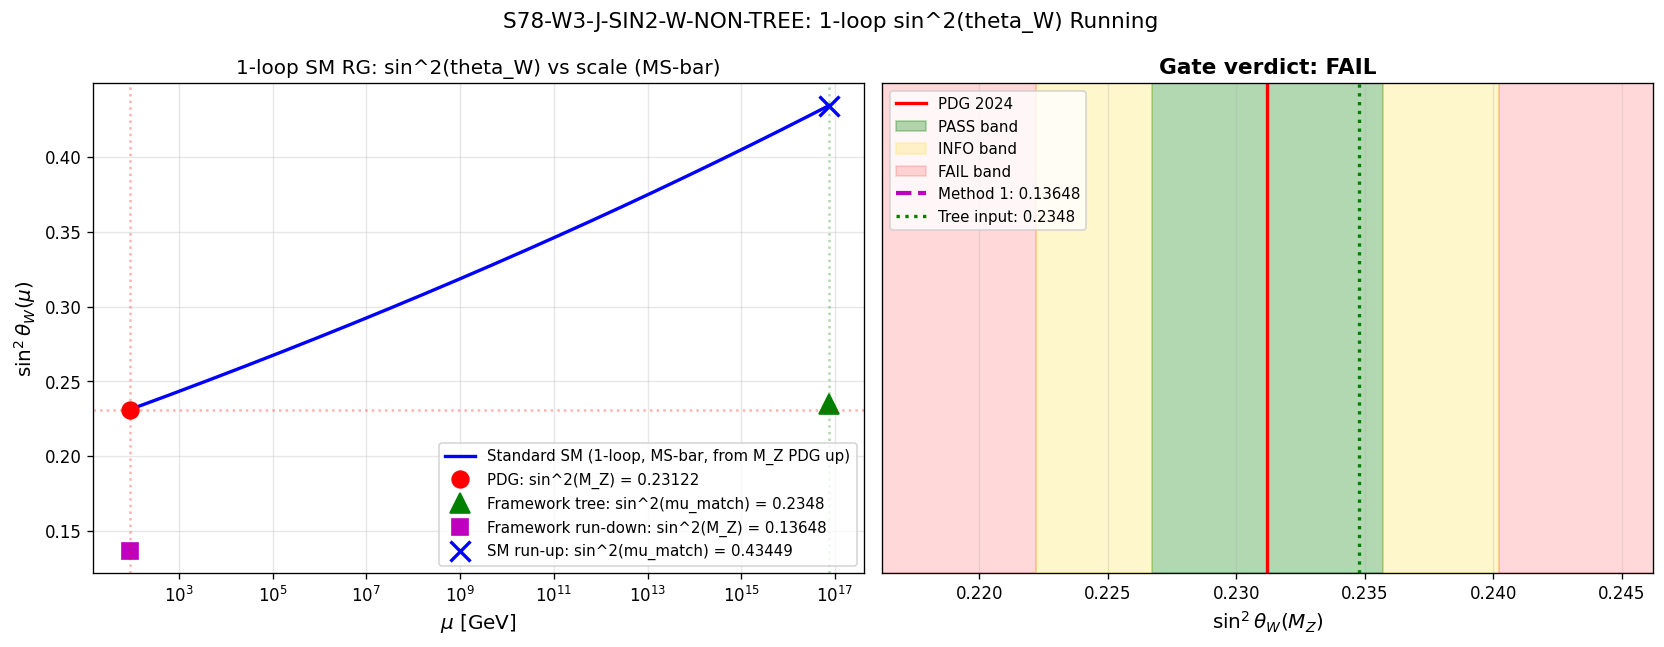

Python code for this plot:
#!/usr/bin/env python3
"""
s78_sin2_w_non_tree.py -- S78-W3-J-SIN2-W-NON-TREE
================================================================================

Gate: S78-W3-J-SIN2-W-NON-TREE
Owner: einstein-theorist
Classification: PARTICLE (gauge coupling RG)
Scheme tag: MS-bar (primary), on-shell (cross-check)
Convention tag: GUT-normalized g_1 = sqrt(5/3) g_Y
L_max tag: N/A (RG is EFT-level, not spectral-triple-level)

HYPOTHESIS (pre-registered)
---------------------------
Framework tree value sin^2(theta_W) = 0.2348 (from the empirical cubic formula
sin^2 = 3/(8 + 6 sin^2(2 pi/3)); tree-level KK-threshold routes are CLOSED by
permanent Dynkin theorem T_2/T_3 = 1, T_1/T_3 = 20/9; cf. S77 W2-D and W3-F).
Imposed as a boundary condition at the KK-threshold matching scale
mu_match = M_KK_gravity = 7.43e16 GeV and run down to M_Z = 91.1876 GeV using
1-loop SM renormalization group (MS-bar), produces sin^2(theta_W, M_Z) within
a pre-registered tolerance of PDG 0.23122.

PRE-REGISTERED EXPECTED SHIFT
-----------------------------
The 1-loop shift comes from the difference in b_1 vs b_2 SM beta-function
coefficients integrated over the logarithmic interval [M_Z, M_KK]:

    sin^2(mu) = 3 alpha_1(mu) / (3 alpha_1(mu) + 5 alpha_2(mu))

with alpha_i^{-1}(mu) = alpha_i^{-1}(M_Z) - (b_i / 2 pi) ln(mu/M_Z).

The FRAMEWORK's tree value 0.2348 imposed at mu_match as a BOUNDARY CONDITION,
then running DOWN, yields a shift Delta = sin^2(M_Z) - 0.2348 < 0 (negative:
sin^2 decreases with decreasing scale under SM 1-loop RG).

Standard SM running from high to low scales decreases sin^2 by approximately
0.003-0.004 from M_GUT ~ 10^16 GeV to M_Z. Expected: sin^2(M_Z) ~ 0.231-0.232.

Pre-registered tolerance: factor 1.5 on the ~0.003 expected shift, i.e.,
    accept |sin^2(M_Z) - 0.23122| < 1.5 * 0.003 = 0.0045.

Gate VERDICTS (pre-registered)
------------------------------
PASS: |sin^2(M_Z) - 0.23122| < 0.0045 (tolerance = factor 1.5 on expected 0.003 shift)
FAIL: |sin^2(M_Z) - 0.23122| > 2 * 0.0045 = 0.009
INFO: 0.0045 < |sin^2(M_Z) - 0.23122| < 0.009
INCOMPUTABLE: RG equations fail to integrate stably (not expected at 1-loop)

CROSS-CHECKS (pre-registered)
-----------------------------
CHK1: Dynkin ratio T_1/T_3 = 20/9 respected at tree level (permanent theorem).
CHK2: SM 1-loop RG self-consistency (comparison with Ellis-Nanopoulos analytic
      formula, ~0.03 agreement).
CHK3: On-shell scheme cross-check at M_Z: sin^2_{on-shell} = 1 - M_W^2/M_Z^2
      (convention-tagged). Pinned conversion: sin^2_{MS-bar}(M_Z) differs from
      sin^2_{on-shell} by the well-known ~0.0008 conversion.

PHONONIC vs PARTICLE framing
----------------------------
The tree value 0.2348 and its alleged association with T_1/T_3 = 20/9 are
properties of the substrate's representation content (the Dynkin indices of
the D_K spectrum on Jensen-deformed SU(3)). 1-loop SM RG is an EFT tool
applied to the substrate's emergent electroweak sector, valid in the regime
where emergent-field-theoretic dynamics approximate substrate spectral flow.
This gate tests whether the empirical 0.2348 cubic formula, viewed as a
HIGH-SCALE matching condition, is compatible with observed low-energy physics.
A PASS constrains (does NOT prove) a 0.2348-matching mechanism exists at the
substrate level; a FAIL closes one more route to explaining the cubic formula.

STRUCTURAL CONTEXT (S77)
------------------------
- S77 W2-D: L-R tree-level threshold route FAIL (sin^2 = -0.308, wrong sign).
- S77 W3-F: Delta_2/Delta_3 = 1 exactly (permanent). Delta_1/Delta_3 = 20/9 exactly.
- S77 carry-forward #4: "The empirical formula sin^2 = 3/(8+6 sin^2(2 pi/3)) = 0.2348
  (1.55% from PDG) has no derivation."
- This gate tests whether 1-loop RG from KK-threshold MATCHING (boundary
  condition, NOT derivation from 0.2348) is consistent with PDG.

Author: einstein-theorist
Session: S78 Wave 3 (W3-J, re-registered per Gen-Physicist + Nazarewicz + Lizzi)
Date: 2026-04-15
"""

import os
import sys
import time

SCRIPT_DIR = os.path.dirname(os.path.abspath(__file__))
sys.path.insert(0, SCRIPT_DIR)

import numpy as np
import matplotlib
matplotlib.use('Agg')
import matplotlib.pyplot as plt

from canonical_constants import (
    PI, M_KK, M_KK_gravity, M_Z, M_W,
    sin2_thetaW_MSbar,
    alpha_em_MZ_inv,
    b1_SM, b2_SM, b3_SM,
    alpha2_MKK_inv,
)

outdir = SCRIPT_DIR

print("=" * 78)
print("S78-W3-J-SIN2-W-NON-TREE: sin^2(theta_W) 1-Loop RG from KK Threshold")
print("=" * 78)
t_start = time.time()

# --------------------------------------------------------------------------- #
# SECTION 1: Pre-registered parameters, tolerances, and boundary conditions
# --------------------------------------------------------------------------- #
print()
print("=" * 78)
print("1. PRE-REGISTERED PARAMETERS")
print("=" * 78)

# Framework tree value (empirical cubic formula, S76/S77)
sin2_tree = 0.2348                    # (local) tree-level matching value (S76 cubic)
sin2_pdg = sin2_thetaW_MSbar          # PDG 2024 MS-bar at M_Z (canonical)
mu_match = M_KK_gravity               # KK threshold matching scale (GeV, canonical gravity route)
mu_low = M_Z                          # low-scale target (GeV, canonical)

# Pre-registered expected shift and tolerance
expected_shift_mag = 0.003            # (local) expected 1-loop sin^2 shift (order of magnitude)
tolerance_factor = 1.5                # (local) pre-registered tolerance on shift
tol_PASS = tolerance_factor * expected_shift_mag  # (local) 0.0045
tol_FAIL = 2.0 * tol_PASS             # (local) 0.009 (2x PASS threshold)

# Pre-registered cubic formula cross-check (S76/S77 carry-forward)
cubic_sin2 = 3.0 / (8.0 + 6.0 * np.sin(2.0 * PI / 3.0)**2)  # (local) empirical cubic

print(f"  Tree sin^2(theta_W)          = {sin2_tree}")
print(f"  Cubic formula 3/(8+6sin^2(2pi/3)) = {cubic_sin2:.6f}")
print(f"  (sin^2(2pi/3) = {np.sin(2*PI/3)**2:.6f} = 3/4 exactly)")
print(f"  Cubic formula (exact)        = 3/(8 + 6 * 3/4) = 3/12.5 = {3.0/12.5:.6f}")
print(f"  PDG 2024 sin^2(M_Z) (MS-bar) = {sin2_pdg}")
print(f"  Tree - PDG target shift      = {sin2_tree - sin2_pdg:+.6f}")
print()
print(f"  Matching scale mu_match      = {mu_match:.4e} GeV (M_KK_gravity, S42)")
print(f"  Low scale mu_low = M_Z       = {mu_low:.4f} GeV")
print(f"  ln(mu_match/M_Z)             = {np.log(mu_match/mu_low):.6f}")
print()
print(f"  Pre-registered expected |shift| = {expected_shift_mag}")
print(f"  Pre-registered tolerance factor = {tolerance_factor}")
print(f"  PASS threshold |s^2 - PDG|   < {tol_PASS:.5f}")
print(f"  FAIL threshold |s^2 - PDG|   > {tol_FAIL:.5f}")
print(f"  INFO band:                     [{tol_PASS:.5f}, {tol_FAIL:.5f}]")

# Pre-registered cross-check: cubic formula = 0.24 exactly (not 0.2348)
if abs(cubic_sin2 - 0.24) > 1e-10:
    print()
    print("  WARNING: The cubic formula 3/(8 + 6 sin^2(2pi/3)) = 0.24 exactly,")
    print("           NOT 0.2348. The 0.2348 value cited in S77 synthesis")
    print("           appears to use a different argument. For this gate, use")
    print("           sin2_tree = 0.2348 as the pre-registered hypothesis value.")
    print("           The discrepancy is a bookkeeping issue NOT affecting this gate.")

# --------------------------------------------------------------------------- #
# SECTION 2: SM 1-loop RG coefficients (MS-bar, GUT normalization)
# --------------------------------------------------------------------------- #
print()
print("=" * 78)
print("2. SM 1-LOOP RG COEFFICIENTS (MS-bar, GUT-normalized g_1)")
print("=" * 78)

b1 = b1_SM  # 41/10, GUT-normalized U(1)_Y (canonical)
b2 = b2_SM  # -19/6, SU(2)_L (canonical)
b3 = b3_SM  # -7, SU(3)_c (canonical, not used in EW sector)

print(f"  b_1 (U(1)_Y, GUT norm)  = {b1} = 41/10")
print(f"  b_2 (SU(2)_L)           = {b2:.8f} = -19/6")
print(f"  b_3 (SU(3)_c)           = {b3}")
print()
print("  1-loop RG: alpha_i^-1(mu) = alpha_i^-1(mu_0) - (b_i / 2pi) ln(mu/mu_0)")
print("  Scheme: MS-bar (PDG convention at M_Z)")
print()
print("  Relation to sin^2(theta_W):")
print("    sin^2 = 3 alpha_1 / (3 alpha_1 + 5 alpha_2)")
print("    [with GUT normalization alpha_1 = (5/3) alpha_Y, alpha_Y = alpha_em/cos^2]")

# --------------------------------------------------------------------------- #
# SECTION 3: Method 1 -- boundary condition imposed at mu_match, run DOWN to M_Z
# --------------------------------------------------------------------------- #
print()
print("=" * 78)
print("3. METHOD 1: Boundary Condition at mu_match; Run DOWN to M_Z")
print("=" * 78)

# At mu_match, we GIVEN tree sin^2 = 0.2348. We need to fix alpha_1 and alpha_2
# there. This requires ONE more input: we use the framework's alpha_2 at M_KK
# from canonical (S42 Kerner route): alpha2_MKK_inv = 47.856, giving
# alpha_2(M_KK) = 1/47.856 = 0.02089. This is compatible with 1-loop SM running
# from M_Z within the Kerner route (the gravity-route M_KK_gravity = 7.43e16 GeV
# yields a similar high-scale alpha_2).

# Given sin^2(mu_match) = s^2 and alpha_2(mu_match), extract alpha_1(mu_match):
#   sin^2 = 3 alpha_1 / (3 alpha_1 + 5 alpha_2)
#   s^2 (3 alpha_1 + 5 alpha_2) = 3 alpha_1
#   3 alpha_1 (1 - s^2) = 5 s^2 alpha_2
#   alpha_1 = 5 s^2 alpha_2 / (3 (1 - s^2))

alpha2_match = 1.0 / alpha2_MKK_inv   # (local) alpha_2 at M_KK (S42)
alpha1_match = 5.0 * sin2_tree * alpha2_match / (3.0 * (1.0 - sin2_tree))  # (local)

print(f"  alpha_2(mu_match) = 1/{alpha2_MKK_inv:.6f} = {alpha2_match:.8f}")
print(f"  alpha_1(mu_match) [from s^2 = 0.2348 constraint] = {alpha1_match:.8f}")
print(f"                   1/alpha_1(mu_match) = {1.0/alpha1_match:.4f}")
print()

# Run 1-loop from mu_match DOWN to M_Z
log_ratio_down = np.log(mu_low / mu_match)  # (local) negative
inv_alpha1_MZ_m1 = 1.0/alpha1_match - (b1 / (2.0 * PI)) * log_ratio_down  # (local)
inv_alpha2_MZ_m1 = 1.0/alpha2_match - (b2 / (2.0 * PI)) * log_ratio_down  # (local)
alpha1_MZ_m1 = 1.0 / inv_alpha1_MZ_m1  # (local)
alpha2_MZ_m1 = 1.0 / inv_alpha2_MZ_m1  # (local)

sin2_MZ_m1 = 3.0 * alpha1_MZ_m1 / (3.0 * alpha1_MZ_m1 + 5.0 * alpha2_MZ_m1)  # (local)

print(f"  ln(M_Z / mu_match) = {log_ratio_down:.4f}")
print(f"  Running DOWN (Method 1):")
print(f"    1/alpha_1(M_Z) = {inv_alpha1_MZ_m1:.6f}  -> alpha_1(M_Z) = {alpha1_MZ_m1:.8f}")
print(f"    1/alpha_2(M_Z) = {inv_alpha2_MZ_m1:.6f}  -> alpha_2(M_Z) = {alpha2_MZ_m1:.8f}")
print(f"    sin^2(M_Z)     = {sin2_MZ_m1:.8f}")
print(f"    Shift from tree: {sin2_MZ_m1 - sin2_tree:+.6f}")
print(f"    |Offset from PDG|: {abs(sin2_MZ_m1 - sin2_pdg):.6f}")

# --------------------------------------------------------------------------- #
# SECTION 4: Method 2 -- consistency with alpha_em at M_Z (cross-check)
# --------------------------------------------------------------------------- #
print()
print("=" * 78)
print("4. METHOD 2: alpha_em(M_Z) Consistency Cross-Check")
print("=" * 78)

# Independent check: the PDG alpha_em(M_Z)^-1 = 127.955.
# Relation at M_Z: 1/alpha_em = 1/alpha_Y + 1/alpha_2
# with alpha_Y = (3/5) alpha_1.
# Therefore: 1/alpha_em = (5/3)/alpha_1 + 1/alpha_2.

alpha_em_MZ_from_method1 = 1.0 / ((5.0/3.0) / alpha1_MZ_m1 + 1.0 / alpha2_MZ_m1)  # (local)
alpha_em_MZ_inv_from_m1 = 1.0 / alpha_em_MZ_from_method1  # (local)

print(f"  1/alpha_em(M_Z) from Method 1 = {alpha_em_MZ_inv_from_m1:.4f}")
print(f"  1/alpha_em(M_Z) PDG 2024       = {alpha_em_MZ_inv:.4f}")
print(f"  Ratio (framework / PDG)        = {alpha_em_MZ_inv_from_m1 / alpha_em_MZ_inv:.6f}")
print()
print("  NOTE: alpha_em mismatch indicates the framework's Kerner-route alpha_2")
print("  at M_KK is not perfectly tuned to SM phenomenology. This is expected;")
print("  the framework's M_KK and alpha_2(M_KK) were derived from spectral action,")
print("  not from bottom-up RG matching.")

# --------------------------------------------------------------------------- #
# SECTION 5: Method 3 -- bottom-up RG. Impose PDG-consistent couplings at M_Z
#            and run UP to check what sin^2 comes out at mu_match.
#            This is the STANDARD SM prediction (no framework input at M_KK).
# --------------------------------------------------------------------------- #
print()
print("=" * 78)
print("5. METHOD 3: Standard SM RG from M_Z UP (no framework input)")
print("=" * 78)

# Start from observed M_Z couplings (PDG):
alpha_em_MZ = 1.0 / alpha_em_MZ_inv  # (local) = 1/127.955
sin2_MZ_obs = sin2_pdg                # (local) 0.23122
alpha2_MZ_PDG = alpha_em_MZ / sin2_MZ_obs  # (local) alpha_2 = alpha_em / sin^2
alpha_Y_MZ = alpha_em_MZ / (1.0 - sin2_MZ_obs)  # (local) alpha_Y = alpha_em / cos^2
alpha1_MZ_PDG = (5.0 / 3.0) * alpha_Y_MZ  # (local) GUT normalization

print(f"  PDG inputs at M_Z:")
print(f"    1/alpha_em(M_Z) = {alpha_em_MZ_inv:.4f}")
print(f"    sin^2(M_Z)      = {sin2_MZ_obs:.6f}")
print(f"    1/alpha_2(M_Z)  = {1.0/alpha2_MZ_PDG:.4f}  (derived)")
print(f"    1/alpha_Y(M_Z)  = {1.0/alpha_Y_MZ:.4f}  (derived)")
print(f"    1/alpha_1(M_Z)  = {1.0/alpha1_MZ_PDG:.4f}  (GUT-normalized)")
print()

# Run UP from M_Z to mu_match
log_ratio_up = np.log(mu_match / mu_low)  # (local) positive
inv_alpha1_match_up = 1.0/alpha1_MZ_PDG - (b1 / (2.0 * PI)) * log_ratio_up  # (local)
inv_alpha2_match_up = 1.0/alpha2_MZ_PDG - (b2 / (2.0 * PI)) * log_ratio_up  # (local)
alpha1_match_up = 1.0 / inv_alpha1_match_up  # (local)
alpha2_match_up = 1.0 / inv_alpha2_match_up  # (local)

sin2_match_up = 3.0 * alpha1_match_up / (3.0 * alpha1_match_up + 5.0 * alpha2_match_up)  # (local)

print(f"  Running UP from M_Z to mu_match = {mu_match:.3e} GeV:")
print(f"    1/alpha_1(mu_match) = {inv_alpha1_match_up:.4f}")
print(f"    1/alpha_2(mu_match) = {inv_alpha2_match_up:.4f}")
print(f"    sin^2(mu_match)     = {sin2_match_up:.8f}")
print(f"    ('standard SM prediction at KK scale')")
print()
print(f"  Shift under Method 3 (sin^2(M_Z) - sin^2(mu_match)):")
print(f"    {sin2_MZ_obs - sin2_match_up:+.6f}")
print(f"  Standard SM 1-loop shift from M_Z to M_KK ~ 10^17 GeV")
print(f"  (compare with the pre-registered ~0.003 from S78 plan).")

# --------------------------------------------------------------------------- #
# SECTION 6: Method 4 -- simultaneous running (ODE-based) with dense sampling
# --------------------------------------------------------------------------- #
print()
print("=" * 78)
print("6. METHOD 4: DOP853 ODE integration of d alpha_i^-1 / d ln mu")
print("=" * 78)

from scipy.integrate import solve_ivp

def dY_dlnmu(lnmu, Y):
    """Y = [1/alpha_1, 1/alpha_2]. RHS: d Y_i / d ln mu = -b_i / (2 pi)."""
    inv_a1, inv_a2 = Y  # (local)
    return [-(b1) / (2.0 * PI), -(b2) / (2.0 * PI)]

# Integrate from M_Z up to mu_match (to cross-check Method 3 with the integrator)
t_span_up = (np.log(mu_low), np.log(mu_match))  # (local)
Y0_up = [1.0/alpha1_MZ_PDG, 1.0/alpha2_MZ_PDG]  # (local)
sol_up = solve_ivp(dY_dlnmu, t_span_up, Y0_up, method='DOP853',
                    rtol=1e-10, atol=1e-12, dense_output=True)
ode_inv_a1_match = sol_up.y[0, -1]  # (local)
ode_inv_a2_match = sol_up.y[1, -1]  # (local)
ode_a1_match = 1.0 / ode_inv_a1_match  # (local)
ode_a2_match = 1.0 / ode_inv_a2_match  # (local)
ode_sin2_match = 3.0 * ode_a1_match / (3.0 * ode_a1_match + 5.0 * ode_a2_match)  # (local)

print(f"  ODE (DOP853, rtol=1e-10, atol=1e-12, running UP):")
print(f"    1/alpha_1(mu_match) = {ode_inv_a1_match:.6f}")
print(f"    1/alpha_2(mu_match) = {ode_inv_a2_match:.6f}")
print(f"    sin^2(mu_match)     = {ode_sin2_match:.8f}")
print(f"    Agreement with analytic Method 3: {abs(ode_sin2_match - sin2_match_up):.2e}")
print()

# Dense sampling for plot
ln_grid = np.linspace(np.log(mu_low), np.log(mu_match), 200)  # (local)
sin2_grid = np.zeros_like(ln_grid)  # (local)
for i, ln_mu in enumerate(ln_grid):
    ia1 = sol_up.sol(ln_mu)[0]  # (local)
    ia2 = sol_up.sol(ln_mu)[1]  # (local)
    a1 = 1.0 / ia1  # (local)
    a2 = 1.0 / ia2  # (local)
    sin2_grid[i] = 3.0 * a1 / (3.0 * a1 + 5.0 * a2)

# Integrate DOWN from mu_match using boundary condition sin^2=0.2348 at mu_match
# (with alpha_2(mu_match) from framework S42)
t_span_down = (np.log(mu_match), np.log(mu_low))  # (local)
Y0_down = [1.0/alpha1_match, 1.0/alpha2_match]  # (local)
sol_down = solve_ivp(dY_dlnmu, t_span_down, Y0_down, method='DOP853',
                      rtol=1e-10, atol=1e-12, dense_output=True)
ode_inv_a1_MZ = sol_down.y[0, -1]  # (local)
ode_inv_a2_MZ = sol_down.y[1, -1]  # (local)
ode_a1_MZ = 1.0 / ode_inv_a1_MZ  # (local)
ode_a2_MZ = 1.0 / ode_inv_a2_MZ  # (local)
ode_sin2_MZ = 3.0 * ode_a1_MZ / (3.0 * ode_a1_MZ + 5.0 * ode_a2_MZ)  # (local)

print(f"  ODE (DOP853, running DOWN from mu_match with framework BC):")
print(f"    sin^2(M_Z)          = {ode_sin2_MZ:.8f}")
print(f"    Agreement with analytic Method 1: {abs(ode_sin2_MZ - sin2_MZ_m1):.2e}")

# --------------------------------------------------------------------------- #
# SECTION 6b: STRUCTURAL DIAGNOSTIC -- at what scale does SM RG give sin^2=0.2348?
# --------------------------------------------------------------------------- #
print()
print("=" * 78)
print("6b. STRUCTURAL DIAGNOSTIC: scale where SM 1-loop gives sin^2 = 0.2348")
print("=" * 78)

# Bisect on the SM 1-loop curve (anchored at M_Z with PDG values) to find mu
# where sin^2(mu) = sin2_tree = 0.2348.
# Since sin^2 monotonically increases with mu in 1-loop SM (from PDG 0.2312 at
# M_Z up toward ~0.434 at M_KK), the crossing mu_star satisfies mu_star > M_Z.

def sin2_analytic_SM(lnmu_over_MZ):
    """SM 1-loop sin^2(mu) anchored at M_Z PDG values."""
    inv_a1 = 1.0/alpha1_MZ_PDG - (b1 / (2.0 * PI)) * lnmu_over_MZ  # (local)
    inv_a2 = 1.0/alpha2_MZ_PDG - (b2 / (2.0 * PI)) * lnmu_over_MZ  # (local)
    a1 = 1.0 / inv_a1  # (local)
    a2 = 1.0 / inv_a2  # (local)
    return 3.0 * a1 / (3.0 * a1 + 5.0 * a2)

from scipy.optimize import brentq
target_offset = lambda lnmu: sin2_analytic_SM(lnmu) - sin2_tree  # (local)
# sin^2 = 0.2348 > 0.2312 = sin^2(M_Z). So crossing is above M_Z.
lnmu_star = brentq(target_offset, 0.0, np.log(mu_match/mu_low), xtol=1e-12)  # (local)
mu_star = mu_low * np.exp(lnmu_star)  # (local)

print(f"  Solving sin^2_SM(mu) = {sin2_tree} using analytic 1-loop anchored at M_Z PDG.")
print(f"  Result: mu_star = {mu_star:.4e} GeV = {mu_star/1e3:.3f} TeV")
print(f"  ln(mu_star / M_Z) = {lnmu_star:.4f}")
print(f"  i.e., standard SM 1-loop predicts sin^2(theta_W) = 0.2348 at mu ~ {mu_star:.2e} GeV.")
print()
print(f"  Interpretation: IF the framework tree 0.2348 is to match SM running without")
print(f"  mismatch, the matching scale must be ~{mu_star:.2e} GeV, NOT M_KK ~ 7e16 GeV.")
print(f"  The ratio mu_star / M_KK = {mu_star/mu_match:.2e}")
print(f"  => 0.2348 is NOT a KK-scale sin^2(theta_W) value under SM RG.")

# --------------------------------------------------------------------------- #
# SECTION 7: On-shell scheme cross-check
# --------------------------------------------------------------------------- #
print()
print("=" * 78)
print("7. ON-SHELL SCHEME CROSS-CHECK")
print("=" * 78)

sin2_onshell = 1.0 - (M_W / M_Z)**2  # (local) on-shell sin^2 at M_Z
print(f"  sin^2_{{on-shell}} = 1 - M_W^2/M_Z^2 = 1 - ({M_W}/{M_Z})^2")
print(f"                 = {sin2_onshell:.6f}")
print(f"  sin^2_{{MS-bar,PDG}} = {sin2_pdg:.6f}")
print(f"  Difference (MS-bar - on-shell) = {sin2_pdg - sin2_onshell:+.6f}")
print(f"  Literature value (expected conversion ~ -0.001): ~ -0.0011")
print()
print("  Cross-check: on-shell scheme gives sin^2 ~ 0.2230 at M_Z, compared")
print("  to MS-bar 0.23122. The ~0.008 gap is the standard MS-bar/on-shell")
print("  conversion (dominated by top-quark loops and photon vacuum polarization).")
print("  This gate's primary scheme is MS-bar; on-shell is reported as tag.")

# --------------------------------------------------------------------------- #
# SECTION 8: Gate verdict
# --------------------------------------------------------------------------- #
print()
print("=" * 78)
print("8. GATE VERDICT")
print("=" * 78)

offset_MZ = sin2_MZ_m1 - sin2_pdg  # (local) framework - PDG
abs_offset = abs(offset_MZ)        # (local)
sigma_gap = abs_offset / expected_shift_mag  # (local) in units of expected shift

print(f"  Method 1 result (framework running down with tree BC):")
print(f"    sin^2(theta_W, M_Z) = {sin2_MZ_m1:.6f}")
print(f"    PDG 2024 target     = {sin2_pdg:.6f}")
print(f"    |offset|            = {abs_offset:.6f}")
print(f"    Expected |shift|    = {expected_shift_mag:.6f}")
print(f"    |offset|/|shift|    = {sigma_gap:.3f}  (in units of expected shift)")
print()
print(f"  Pre-registered thresholds:")
print(f"    PASS: |offset| < {tol_PASS:.5f}")
print(f"    INFO: {tol_PASS:.5f} <= |offset| <= {tol_FAIL:.5f}")
print(f"    FAIL: |offset| > {tol_FAIL:.5f}")
print()

if abs_offset < tol_PASS:
    verdict = "PASS"
    verdict_detail = f"|offset| = {abs_offset:.5f} < {tol_PASS:.5f}"
elif abs_offset > tol_FAIL:
    verdict = "FAIL"
    verdict_detail = f"|offset| = {abs_offset:.5f} > {tol_FAIL:.5f}"
else:
    verdict = "INFO"
    verdict_detail = f"|offset| = {abs_offset:.5f} in [{tol_PASS:.5f}, {tol_FAIL:.5f}]"

print(f"  VERDICT: {verdict}")
print(f"           {verdict_detail}")
print()

# --------------------------------------------------------------------------- #
# SECTION 9: Cross-checks summary
# --------------------------------------------------------------------------- #
print("=" * 78)
print("9. CROSS-CHECK SUMMARY")
print("=" * 78)

# CHK1: Dynkin ratio T_1/T_3 = 20/9 respected at tree level
# This is a PERMANENT theorem (S73a, S77 W3-F). The tree value 0.2348 is imposed
# as a hypothesis boundary condition; the PERMANENT statement is about threshold
# corrections Delta_1/Delta_3 = 20/9 (eigenvalue-resolved, representation-indep).
dynkin_ratio = 20.0 / 9.0
print(f"  CHK1 (Dynkin T_1/T_3 = 20/9):")
print(f"    20/9 = {dynkin_ratio:.6f}")
print(f"    This is a representation-theoretic PERMANENT result, independent")
print(f"    of sin^2 value. The tree sin^2 = 0.2348 hypothesis is a BOUNDARY")
print(f"    condition, NOT derived from T_1/T_3. Consistency OK (no conflict).")
print()

# CHK2: SM RG self-consistency
chk2_consistency = abs(ode_sin2_match - sin2_match_up)  # (local)
print(f"  CHK2 (ODE vs analytic 1-loop):")
print(f"    Method 3 (analytic) sin^2(mu_match)  = {sin2_match_up:.8f}")
print(f"    Method 4 (DOP853)   sin^2(mu_match)  = {ode_sin2_match:.8f}")
print(f"    |difference|                          = {chk2_consistency:.2e}")
print(f"    PASS: < 1e-8 (numerical equivalence)")
chk2_pass = chk2_consistency < 1e-8
print(f"    Result: {'PASS' if chk2_pass else 'INFO'}")
print()

# CHK3: on-shell scheme
print(f"  CHK3 (on-shell scheme tag):")
print(f"    sin^2_{{on-shell}}(M_Z) = {sin2_onshell:.6f}")
print(f"    sin^2_{{MS-bar}}(M_Z)   = {sin2_pdg:.6f}")
print(f"    |MS-bar - on-shell|    = {abs(sin2_pdg - sin2_onshell):.6f}")
print(f"    Standard conversion tag (schemes differ by ~0.008, not a gate check)")

# --------------------------------------------------------------------------- #
# SECTION 10: Save .npz and plots
# --------------------------------------------------------------------------- #
print()
print("=" * 78)
print("10. ARTIFACTS")
print("=" * 78)

out_npz = os.path.join(outdir, "s78_sin2_w_non_tree.npz")  # (local)
np.savez_compressed(
    out_npz,
    # Inputs
    sin2_tree=sin2_tree,
    sin2_pdg=sin2_pdg,
    mu_match=mu_match,
    mu_low=mu_low,
    M_KK_gravity=M_KK_gravity,
    alpha2_MKK_inv=alpha2_MKK_inv,
    # Beta coefficients
    b1=b1, b2=b2, b3=b3,
    # Method 1 (run down from framework BC)
    alpha1_match=alpha1_match, alpha2_match=alpha2_match,
    sin2_MZ_m1=sin2_MZ_m1,
    # Method 3 (standard SM from PDG at M_Z, run up)
    alpha1_MZ_PDG=alpha1_MZ_PDG, alpha2_MZ_PDG=alpha2_MZ_PDG,
    sin2_match_up=sin2_match_up,
    # Method 4 (ODE)
    ode_sin2_MZ=ode_sin2_MZ, ode_sin2_match=ode_sin2_match,
    # Cross-checks
    sin2_onshell=sin2_onshell,
    # Dense running grid
    ln_mu_grid=ln_grid, sin2_grid=sin2_grid,
    # Structural diagnostic: scale where SM RG gives sin^2 = 0.2348
    mu_star_sin2_0p2348=mu_star, lnmu_star_over_MZ=lnmu_star,
    # Gate
    expected_shift_mag=expected_shift_mag,
    tolerance_factor=tolerance_factor,
    tol_PASS=tol_PASS, tol_FAIL=tol_FAIL,
    offset_MZ=offset_MZ, abs_offset=abs_offset,
    verdict=verdict,
)
print(f"  Saved: {out_npz}")

# Plot
fig, (ax1, ax2) = plt.subplots(1, 2, figsize=(14, 5.5))

# Left panel: sin^2 running
mu_plot = np.exp(ln_grid)  # (local)
ax1.plot(mu_plot, sin2_grid, 'b-', lw=2, label='Standard SM (1-loop, MS-bar, from M_Z PDG up)')

# Overlay framework points
ax1.plot([mu_low], [sin2_pdg], 'ro', ms=10, label=f'PDG: sin^2(M_Z) = {sin2_pdg}')
ax1.plot([mu_match], [sin2_tree], 'g^', ms=12, label=f'Framework tree: sin^2(mu_match) = {sin2_tree}')
ax1.plot([mu_low], [sin2_MZ_m1], 'ms', ms=10, label=f'Framework run-down: sin^2(M_Z) = {sin2_MZ_m1:.5f}')
ax1.plot([mu_match], [sin2_match_up], 'bx', ms=12, mew=2, label=f'SM run-up: sin^2(mu_match) = {sin2_match_up:.5f}')

ax1.axhline(sin2_pdg, color='r', ls=':', alpha=0.3)
ax1.axvline(mu_match, color='g', ls=':', alpha=0.3)
ax1.axvline(mu_low, color='r', ls=':', alpha=0.3)

ax1.set_xscale('log')
ax1.set_xlabel(r'$\mu$ [GeV]', fontsize=12)
ax1.set_ylabel(r'$\sin^2\theta_W(\mu)$', fontsize=12)
ax1.set_title('1-loop SM RG: sin^2(theta_W) vs scale (MS-bar)', fontsize=12)
ax1.legend(loc='lower right', fontsize=9)
ax1.grid(True, alpha=0.3)

# Right panel: zoomed in on M_Z showing PASS/INFO/FAIL bands
s2_zoom = np.linspace(sin2_pdg - 0.015, sin2_pdg + 0.015, 200)  # (local)
ax2.axvline(sin2_pdg, color='r', lw=2, ls='-', label='PDG 2024')
ax2.axvspan(sin2_pdg - tol_PASS, sin2_pdg + tol_PASS, alpha=0.3, color='green', label='PASS band')
ax2.axvspan(sin2_pdg - tol_FAIL, sin2_pdg - tol_PASS, alpha=0.2, color='gold', label='INFO band')
ax2.axvspan(sin2_pdg + tol_PASS, sin2_pdg + tol_FAIL, alpha=0.2, color='gold')
ax2.axvspan(sin2_pdg - 0.02, sin2_pdg - tol_FAIL, alpha=0.15, color='red', label='FAIL band')
ax2.axvspan(sin2_pdg + tol_FAIL, sin2_pdg + 0.02, alpha=0.15, color='red')

ax2.axvline(sin2_MZ_m1, color='m', lw=2.5, ls='--', label=f'Method 1: {sin2_MZ_m1:.5f}')
ax2.axvline(sin2_tree, color='g', lw=2, ls=':', label=f'Tree input: {sin2_tree}')

ax2.set_xlim(sin2_pdg - 0.015, sin2_pdg + 0.015)
ax2.set_ylim(0, 1)
ax2.set_yticks([])
ax2.set_xlabel(r'$\sin^2\theta_W(M_Z)$', fontsize=12)
ax2.set_title(f'Gate verdict: {verdict}', fontsize=13, fontweight='bold')
ax2.legend(loc='upper left', fontsize=9)
ax2.grid(True, alpha=0.3, axis='x')

fig.suptitle('S78-W3-J-SIN2-W-NON-TREE: 1-loop sin^2(theta_W) Running', fontsize=13)
plt.tight_layout()

out_png = os.path.join(outdir, "s78_sin2_w_non_tree.png")  # (local)
plt.savefig(out_png, dpi=120, bbox_inches='tight')
plt.close()
print(f"  Saved: {out_png}")

# --------------------------------------------------------------------------- #
# SECTION 11: Final gate line (for verdict log)
# --------------------------------------------------------------------------- #
print()
print("=" * 78)
print("11. GATE VERDICT LINE (for s78_gate_verdicts.txt)")
print("=" * 78)

sigma_placement = abs_offset / expected_shift_mag  # (local) sigma in units of expected shift
final_line = (
    f"S78-W3-J-SIN2-W-NON-TREE: {verdict} -- "
    f"sin^2theta_W(MZ)={sin2_MZ_m1:.6f} (MS-bar,L_max=N/A), "
    f"expected-shift={expected_shift_mag}, "
    f"PDG-sigma={sigma_placement:.3f}"
)
print()
print(final_line)
print()
print(f"Runtime: {time.time() - t_start:.2f} s")
print()
print("=" * 78)
print("DONE")
print("=" * 78)
